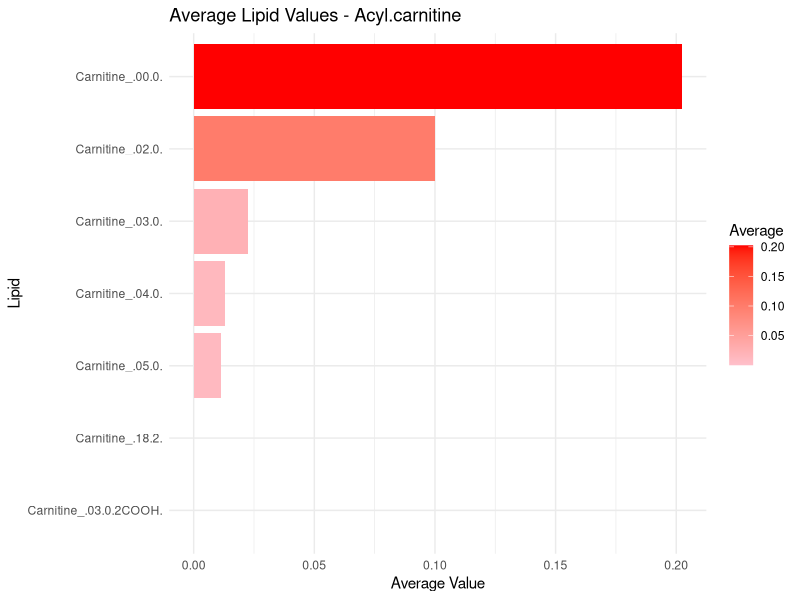
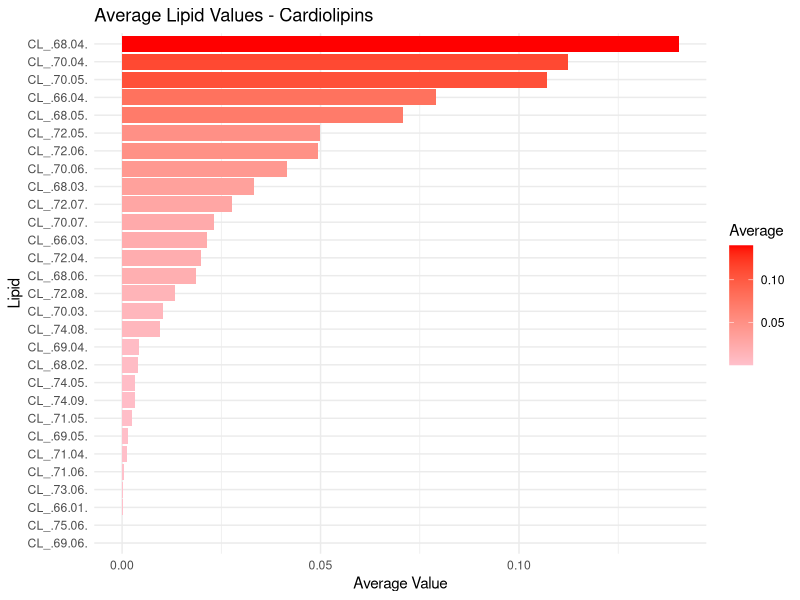
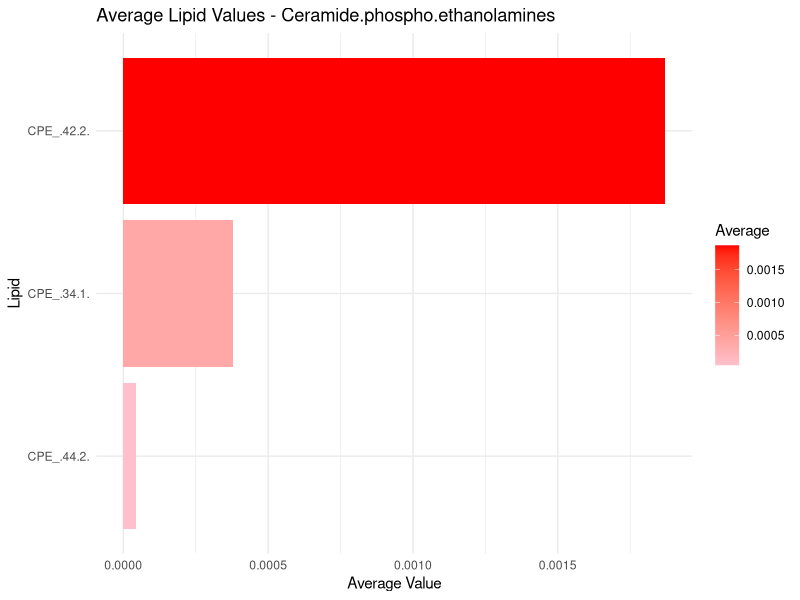
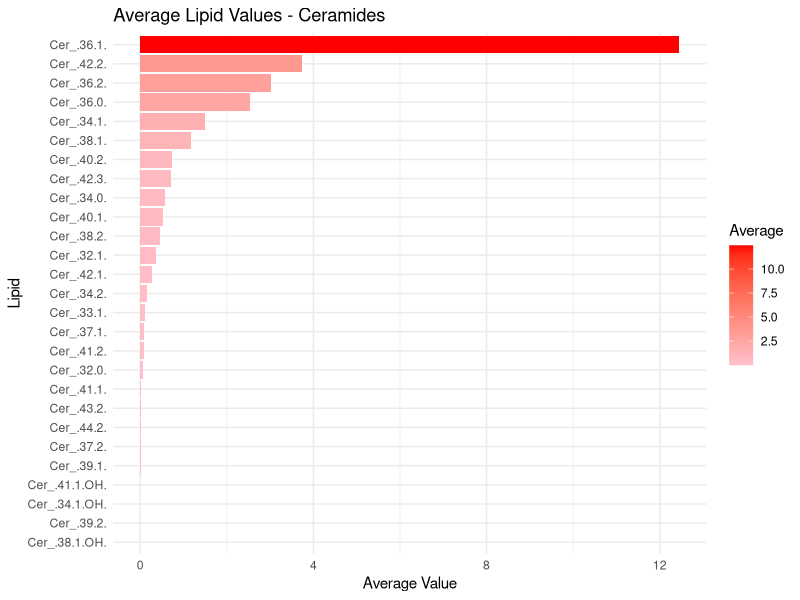
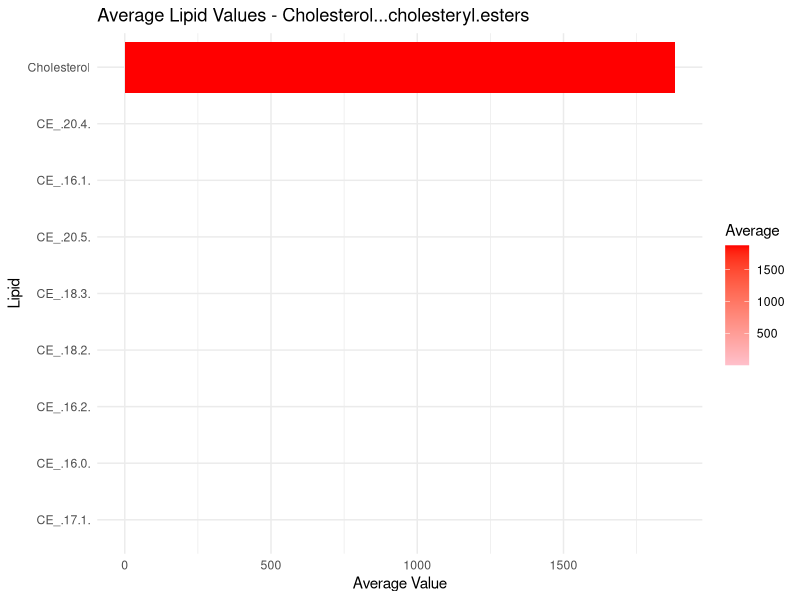
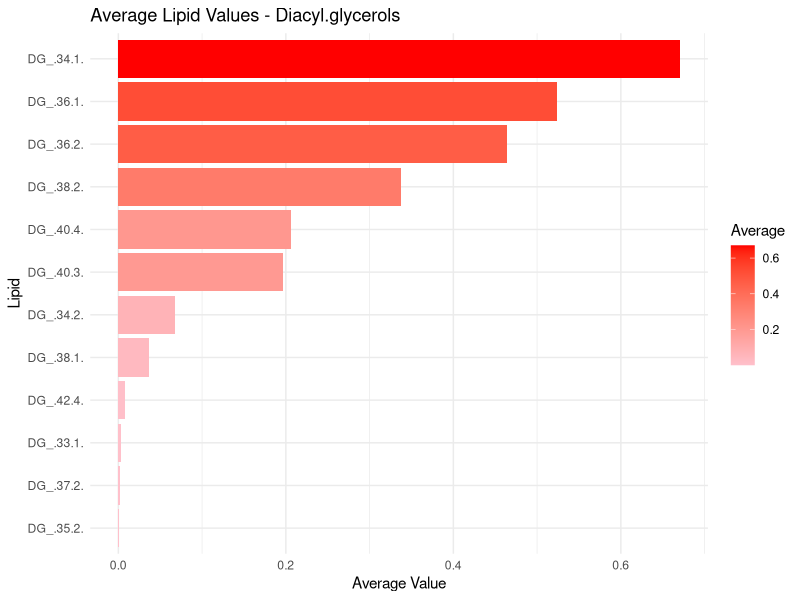

Here is the R script that generated these plots, in order: (Note: this script raises an error after producing the figures.)
## packages ####################################################################

library(tidyr)
library(dplyr)
library(ggplot2)

## Data given in .xlsx format ##################################################

setwd("C:/Users/jamsu/OneDrive - Cardiff University/University/Masters/Big Data Biology/Modules/Dissertation/R Programme/Dissertation/test_data")

################################################################################
## data provided to the client #################################################
################################################################################

raw_data <- read.csv("raw_data_1.csv", header = T) # reading in the raw data

names(raw_data)[c(1,2,3,4,5)] <- c("Filename", "CMaLL Sample Name", "Group", "code", "Cell Count") # renaming columns

raw_data <- raw_data[-1,] # deleting the first row 

raw_data$code <- NULL # deleting 'code' column

raw_data$`Cell Count` <- NULL # deleting 'Cell count' column

#View(raw_data) # viewing raw data 

summary(raw_data) # summary of results

str(raw_data) # looking at data structure. They were all characters here.

raw_data[, 4:ncol(raw_data)] <- lapply(raw_data[, 4:ncol(raw_data)], function(x)
as.numeric(as.character(x))) # changing columns 4-n in raw data to numeric variables

sum(is.na(raw_data[, 4:ncol(raw_data)])) # checking that no NA values were introduced by coercion

str(raw_data) # checking the structure again

summary(raw_data) # summarising the data 

summary(raw_data[, 4:10]) # summaries for a subset of data

##### setting row names to sample names (not decided long term) and deleting all columns other than lipids tested. ##############################################

raw_data_lipids <- raw_data # copying the data frame to manipulate

rownames(raw_data_lipids) <- raw_data_lipids[[2]] # renaming the row names as the sample names

raw_data_lipids <- raw_data_lipids[, -(1:2)] # Deleting columns 1-2/3 to just keep the lipid data and remove unnecessary metadata. To 2 is keeping grouping, to 3 is without grouping.

duplicated_columns <- duplicated(as.list(raw_data_lipids)) # creates logical list of whether any columns are completely duplicated values

any(duplicated_columns) # tells you if any in the list are true

################################################################################
## lipids tested for the client ################################################
################################################################################

lipids_tested <- read.csv("lipids_tested_1.csv", header = T) # reading in the list of lipids tested
#View(lipids_tested)

lipids_tested <- lipids_tested %>% 
  pivot_longer(
    cols = everything(),
    names_to = "family",
    values_to = "lipid"
  ) %>% 
  filter(!is.na(lipid)) # putting all column values (lipid) into rows with their associated column name (family)

lipids_tested <- lipids_tested[order(lipids_tested$family), ] # ordering the lipid families alphabetically

summary(lipids_tested) # 4318 rows with empty lipid cells

lipids_tested <- lipids_tested[!(is.na(lipids_tested$lipid) | lipids_tested$lipid == ""), ] # getting rid of the rows without relevant lipids attached (i.e. blank cells for lipid names)

lipids_tested$lipid <- make.names(lipids_tested$lipid) # changing the (): characters to . to match the syntax of the column names in the other data frame.

#View(lipids_tested)
summary(lipids_tested) # 1602 rows without empty lipid cells

## checking for mismatched columns #############################################

#all_cols <- unique(unlist(lapply(raw_data_by_family, colnames))) 
#number_of_lipids_saved <- length(all_cols)  # total number of unique column names. Should be the same as the number of variables in the raw_data_lipids. If it's not then there is an issue with mismatched columns somewhere and the below script will help with figuring out where those are.

raw_data_columns <- colnames(raw_data_lipids) # saving all of the column names (lipids)
lipids <- lipids_tested$lipid # saving the names of all of the lipids tested.

unmatched_cols <- setdiff(raw_data_columns, lipids) # looking at how the two above lists match by outputting which ones didn't
number_unmatched <- length(unmatched_cols) # asking how many columns didn't match
print(unmatched_cols[1:number_unmatched]) # to tell me what the mismatched columns are

## subset data by lipid family #################################################

lipid_families <- split(lipids_tested$lipid, lipids_tested$family) # split the lipids by their family and save them as such

raw_data_by_family <- list() # creating an empty list to store the separated data frames

for(family in names(lipid_families)) {
  # Get lipid columns for this family
  cols <- lipid_families[[family]]
  
  # Only keep columns that actually exist in raw_data
  cols <- intersect(cols, colnames(raw_data_lipids))
  
  # Subset raw_data by these columns
  raw_data_by_family[[family]] <- raw_data[, cols, drop = FALSE]
} # the column numbers (489 added) do not match the number of columns in the raw data (500 columns) because of the mismatched columns previously detected. This means that this program will only separate columns in raw data that are identically found in the list of tested lipids. Anything named any differently will be ignored. Therefore, data could be lost this way and is something to be very careful of.

for(family in names(raw_data_by_family)) {
  assign(paste0("raw_data_", family), raw_data_by_family[[family]])
} # creating different data frames of the separated

## remove data frames with 0 variables before averaging ########################
## it causes issues with loops to keep them there and they are unnecessary #####

raw_data_names <- ls(pattern = "^raw_data_") # making a list of all the data frames I have with names starting 'raw_data_'

for (name in raw_data_names) {
  df <- get(name)
  
  if (is.data.frame(df) && ncol(df) == 0) {
    message("Removing empty data frame: ", name)
    rm(list = name, envir = .GlobalEnv)
  }
} # checking for empty data frames and removing them. This loops says, check for every name in the list I've made, get the data frame that's related to it, if the data frame has no columns then give a message that it's empty and then remove it. 

################################################################################
########### WORKING ON A LOOP FOR ALL LIPID FAMILIES ###########################
################################################################################

raw_data_names <- ls(pattern = "^raw_data_") # makes sure we're analysing everything that has data in the final data frame

raw_data_names <- raw_data_names[sapply(raw_data_names, function(x) {
  df <- get(x)
  is.data.frame(df) && all(sapply(df, is.numeric))
})]

if (!dir.exists("outputs")) {
  dir.create("outputs")
} # makes a folder called 'outputs'

lipid_families_folder <- file.path("outputs", "lipid_families")

if (!dir.exists(lipid_families_folder)) {
  dir.create(lipid_families_folder)
} # makes an extra folder in 'outputs' called 'lipid families'


for (name in raw_data_names) {
  cat("Creating folder for:", name, "\n")
  lipid_family <- sub("^raw_data_", "", name)
  folder_path <- file.path("outputs/lipid_families", lipid_family)
  if (!dir.exists(folder_path)) {
    dir.create(folder_path)
  }
} # creates a folder in 'outputs/lipid_families' for all information relating to each of the lipid families

#### FOR LOOP FOR COMPARING THE AVERAGES OF ALL LIPIDS WITHIN A FAMILY #########

for (df_name in raw_data_names) {
  
  lipid_family <- sub("^raw_data_", "", df_name)
  folder_path <- file.path("outputs", "lipid_families", lipid_family)
  
  ## setting message
  cat("Processing:", df_name, "\n")
  
  ## Just in case folder doesn't exist, you can optionally check or skip
  if (!dir.exists(folder_path)) {
    warning(paste("Folder does not exist:", folder_path))
    next  # skip to next iteration if folder missing
  }
  
  df <- get(df_name)
  
  # Calculate average values for each lipid
  avg_values <- colMeans(df, na.rm = TRUE)
  
  plot_df <- data.frame(
    Lipid = names(avg_values),
    Average = as.numeric(avg_values)
  )
  
  p <- ggplot(plot_df, aes(x = reorder(Lipid, Average), y = Average, fill = Average)) +
    geom_bar(stat = "identity") +
    coord_flip() +
    scale_fill_gradient(low = "pink", high = "red") +
    labs(title = paste("Average Lipid Values -", lipid_family),
         x = "Lipid",
         y = "Average Value") +
    theme_minimal()
  
  # Save the plot inside the existing folder
  plot_file <- file.path(folder_path, paste0(lipid_family, "_barplot.png"))
  ggsave(filename = plot_file, plot = p, width = 8, height = 4)
}
